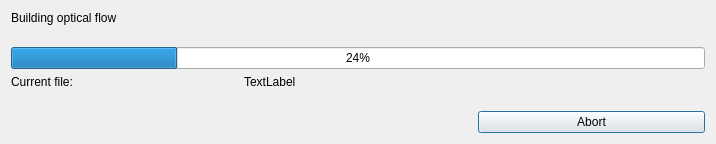
<?xml version="1.0" encoding="UTF-8"?>
<ui version="4.0">
 <class>ProgressDialogBuildFlow</class>
 <widget class="QDialog" name="ProgressDialogBuildFlow">
  <property name="geometry">
   <rect>
    <x>0</x>
    <y>0</y>
    <width>716</width>
    <height>144</height>
   </rect>
  </property>
  <property name="windowTitle">
   <string>Dialog</string>
  </property>
  <layout class="QGridLayout" name="gridLayout">
   <item row="0" column="0" colspan="3">
    <widget class="QLabel" name="lblFlow">
     <property name="text">
      <string>Building optical flow</string>
     </property>
    </widget>
   </item>
   <item row="5" column="2">
    <widget class="QPushButton" name="bAbort">
     <property name="text">
      <string>Abort</string>
     </property>
    </widget>
   </item>
   <item row="5" column="0" colspan="2">
    <spacer name="horizontalSpacer">
     <property name="orientation">
      <enum>Qt::Horizontal</enum>
     </property>
     <property name="sizeHint" stdset="0">
      <size>
       <width>40</width>
       <height>20</height>
      </size>
     </property>
    </spacer>
   </item>
   <item row="2" column="0" colspan="3">
    <widget class="QProgressBar" name="progressBar">
     <property name="value">
      <number>24</number>
     </property>
    </widget>
   </item>
   <item row="4" column="0" colspan="3">
    <spacer name="verticalSpacer">
     <property name="orientation">
      <enum>Qt::Vertical</enum>
     </property>
     <property name="sizeHint" stdset="0">
      <size>
       <width>20</width>
       <height>40</height>
      </size>
     </property>
    </spacer>
   </item>
   <item row="1" column="0" colspan="3">
    <spacer name="verticalSpacer_2">
     <property name="orientation">
      <enum>Qt::Vertical</enum>
     </property>
     <property name="sizeHint" stdset="0">
      <size>
       <width>20</width>
       <height>40</height>
      </size>
     </property>
    </spacer>
   </item>
   <item row="3" column="0">
    <widget class="QLabel" name="lblCurrent">
     <property name="text">
      <string>Current file:</string>
     </property>
    </widget>
   </item>
   <item row="3" column="1" colspan="2">
    <widget class="QLabel" name="currentFile">
     <property name="text">
      <string>TextLabel</string>
     </property>
    </widget>
   </item>
  </layout>
 </widget>
 <resources/>
 <connections/>
</ui>
